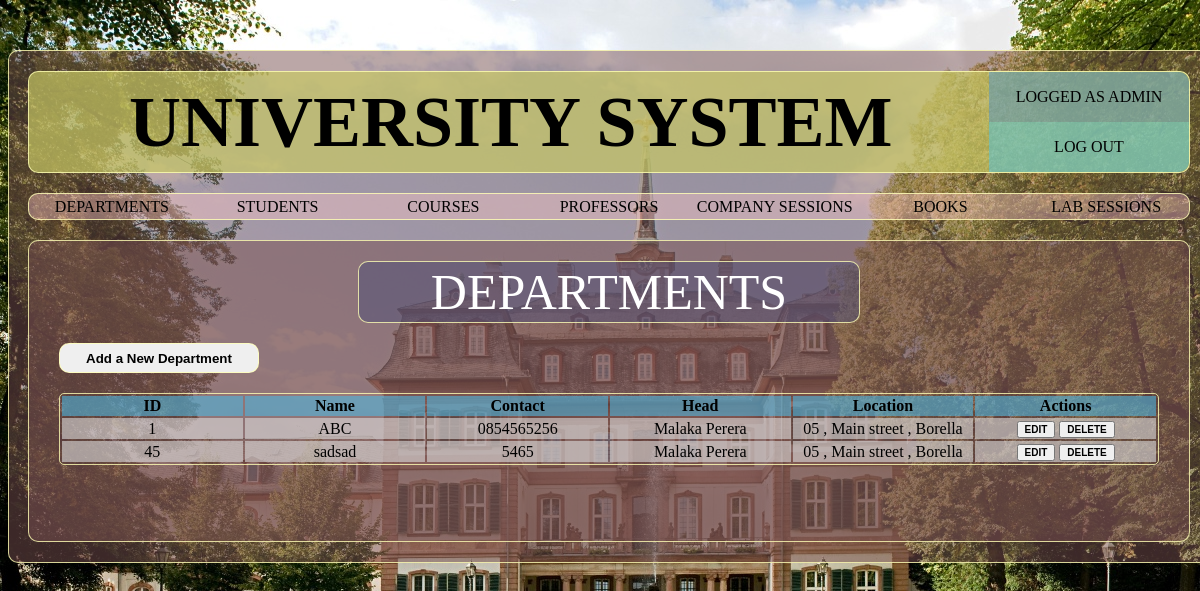
Before: /pages/departments.php (signed in) with the older database file.
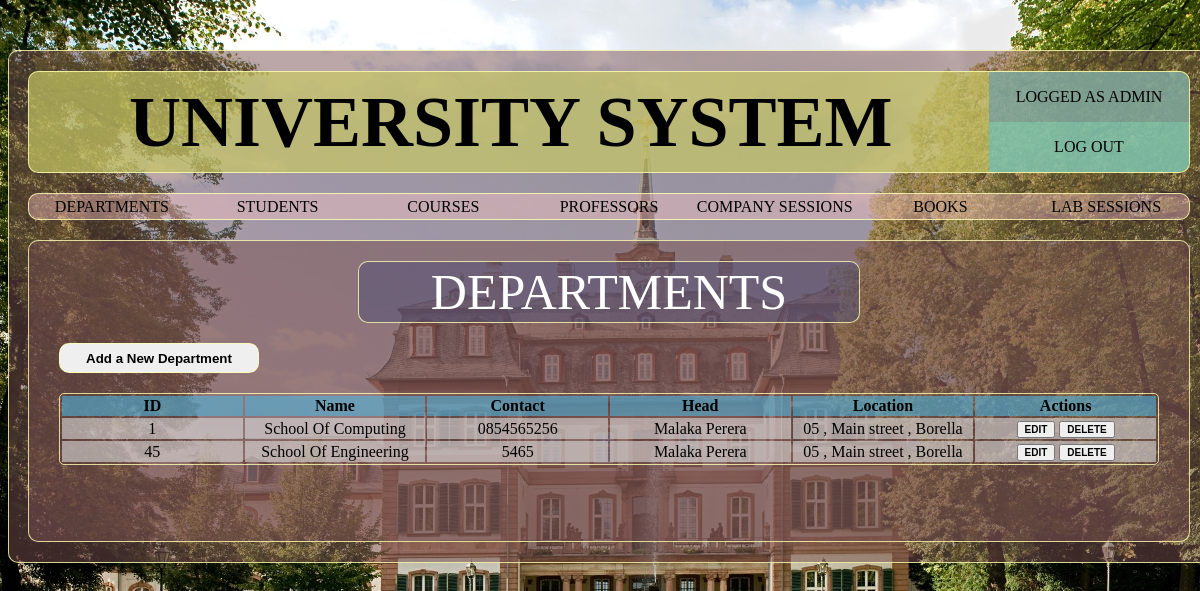
After: the same page with the newer database file.
### tables this page shows
CREATE TABLE `departments` (
  `depID` varchar(20) NOT NULL,
  `depName` varchar(100) NOT NULL,
  `depPhone` varchar(20) NOT NULL,
  `profID` varchar(20) DEFAULT NULL,
  `locationID` varchar(20) DEFAULT NULL
);

### pages/departments.php (the view, shortened to what this page needs)
<?php
require_once('../inc/config.php');
$depquery="SELECT D.depID,D.depName,D.depPhone,P.profFName,P.profLName,L.locStreeNo,L.locStreet,L.locCity
		FROM departments AS D LEFT OUTER JOIN location AS L ON D.locationID = L.locationID
		LEFT OUTER JOIN professors AS P ON D.profID = P.profID;";
$depcon=mysqli_query($connection,$depquery);
require_once('layout/header.php'); ?>
	<div class="container sub-page border-default">
		<div class="sub-page-box">
			<div class="container sub-page-title text-center border-default"> DEPARTMENTS </div>
		</div>
		<div class="sub-page-box">
			<button class="sub-page-btn border-default" onclick="show_div('add_department_form')"> Add a New Department </button>
		</div>
		<div class="sub-page-box">
			<table class="container sub-page-table text-center">
				<tr>
					<th>ID</th>
					<th>Name</th>
					<th>Contact</th>
					<th>Head</th>
					<th>Location</th>
					<th>Actions</th>
				</tr>
				<?php
					$row="";
					if(mysqli_num_rows($depcon)>0){
						while($department=mysqli_fetch_assoc($depcon)){
							$depid=$department['depID'];
							$row=$row."<tr>
							<td>$department[depID]</td>
							<td>$department[depName]</td>
							<td>$department[depPhone]</td>
							<td>$department[profFName] $department[profLName]</td>
							<td>$department[locStreeNo] , $department[locStreet] , $department[locCity]</td>
							<td>
								<a href='queryboxes/department.php?id=$depid' target='new'><button class='table-btn'>EDIT</button></a>
								<a href='./queryboxes/delete.php?department=$department[depID]'><button class='table-btn'>DELETE</button></a>
							</td>
							</tr>";
						}
						echo $row;
					}
				?>
			</table>
		</div>
	</div>
</body>
</html>

Changed rows visible on the page:
changed departments id 1: depName "ABC" → "School Of Computing"
changed departments id 45: depName "sadsad" → "School Of Engineering"
